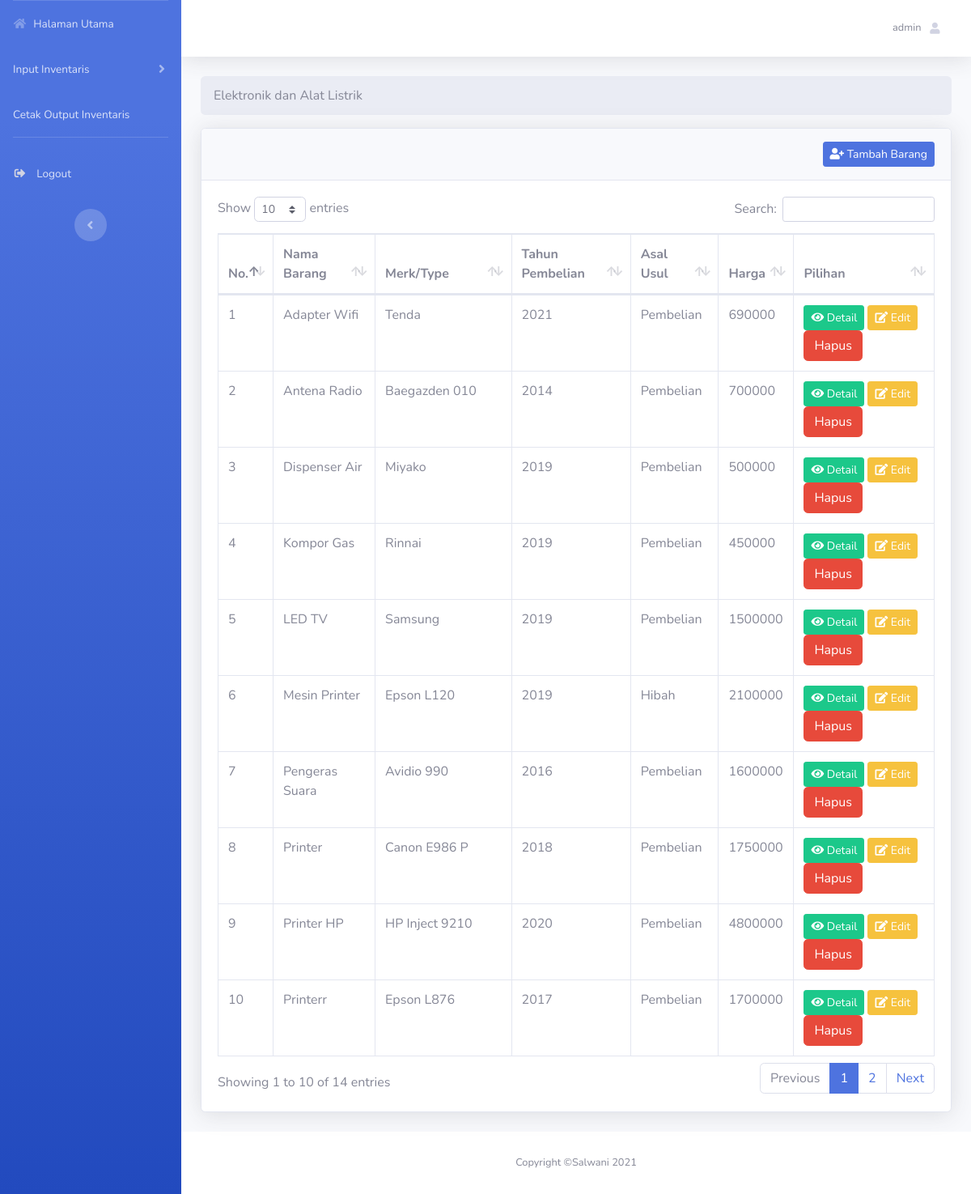
The app's page /kategori2.php (signed in) with its own data.
### tables this page shows
CREATE TABLE `user` (
  `id_user` int(11) NOT NULL,
  `username` varchar(50) NOT NULL,
  `password` varchar(255) NOT NULL
);

CREATE TABLE `kategori2` (
  `kodebarang` varchar(19) NOT NULL,
  `namabarang` varchar(50) NOT NULL,
  `jenisbarang` varchar(225) NOT NULL,
  `noregister` varchar(100) NOT NULL,
  `merktype` varchar(90) NOT NULL,
  `tahunpembelian` varchar(8) NOT NULL,
  `asalusul` varchar(50) NOT NULL,
  `harga` varchar(50) NOT NULL,
  `kondisi` enum('Baik','Kurang Baik','Rusak') NOT NULL,
  `keterangan` varchar(50) NOT NULL,
  `foto_pegawai` varchar(225) NOT NULL
);

### _config/config.php (called while the page is built, shortened)
<?php
    $host = 'localhost';
    $user = 'root';
    $pass = '';
    $db = 'inv';
    $koneksi = mysqli_connect($host,$user,$pass,$db);
    function asset($url = null)
    {
        $asset_url = "http://localhost/inven";
        if ($url != null) {
            return $asset_url.'/'.$url;
        }else{
            return $asset_url;
        }
    }
    function base_url($url=null){
        $baseurl = "http://localhost/inven";
        if ($url != null) {
            return $baseurl.'/'.$url.'.php';
        } else{
            return $baseurl;
        }
    }
    function query($query){
        global $koneksi;
        $result = mysqli_query($koneksi, $query);
        $rows = [];
        while ($row = mysqli_fetch_assoc($result)) {
            $rows[]=$row;
        }
        return $rows;
    }

### kategori2.php (the view, shortened to what this page needs)
<?php
    $addstyles = '_assets/vendor/datatables/dataTables.bootstrap4.min.css';
    require_once "_template/_header.php";
?>
<nav aria-label="breadcrumb">
    <ol class="breadcrumb">
      <li class="breadcrumb-item active" aria-current="page">Elektronik dan Alat Listrik</li>
    </ol>
</nav>
<div class="card shadow mb-4">
    <div class="card-header py-3">
        <a href="<?= base_url('tambahbarang2') ?>" class="btn btn-primary btn-sm float-right"><i class="fas fa-user-plus"></i> Tambah Barang</a>
    </div>
    <div class="card-body">
        <div class="table-responsive">
        <table class="table table-bordered" id="dataTable" width="100%" cellspacing="0">
            <thead>
            <tr>
                <th>No.</th>
                <th>Nama Barang</th>
                <th>Merk/Type</th>
                <th>Tahun Pembelian</th>
                <th>Asal Usul</th>
                <th>Harga</th>
                <th>Pilihan</th>
            </tr>
            </thead>
            <tbody>
                <?php
                    $no = 1;
                    $data_p = query("SELECT * FROM kategori2 GROUP BY namabarang asc");
                    foreach ($data_p as $p) : ?>
                        <tr>
                            <td><?= $no++; ?></td>
                            <td><?= ucwords($p['namabarang']) ?></td>
                            <td><?= $p['merktype'] ?></td>
                            <td><?= $p['tahunpembelian'] ?></td>
                            <td><?= $p['asalusul'] ?></td>
                            <td><?= strtoupper($p['harga']) ?></td>
                            <td>
                                <a href="<?= base_url('detailbarang2') ?>?id=<?= $p['kodebarang'] ?>" class="btn btn-success btn-sm"><i class="fas fa-eye"></i> Detail</a>
                                <a href="<?= base_url('editbarang2') ?>?id=<?= $p['kodebarang'] ?>" class="btn btn-warning btn-sm"><i class="fas fa-edit"></i> Edit</a>
								<button data-toggle="modal" data-target="#del<?=$p['kodebarang']?>" class="btn btn-danger">Hapus</button></td>
                        </tr>
                <?php endforeach; ?>
            </tbody>
        </table>
        </div>
    </div>
</div>
<?php
    require_once "_template/_footer.php";
?>

### _template/_header.php (shortened to what this page needs)
<?php
  if (isset($sub)) {
    require_once $sub."_config/config.php";
  }else{
    require_once "_config/config.php";
  }
  $id = $_SESSION['id_user'];
  $user = query("SELECT * FROM user WHERE id_user='$id'");
?>
<!DOCTYPE html>
<html lang="en">
<head>
  <link href="<?= asset('_assets/vendor/fontawesome-free/css/all.min.css') ?>" rel="stylesheet" type="text/css">
  <link href="<?= asset('_assets/css/sb-admin-2.min.css') ?>" rel="stylesheet">
  <?php
  if (isset($addstyles)) {
    if ($addstyles != null) {
      echo '<link href="'. asset($addstyles) .'" rel="stylesheet">';
    }
  }
  ?>
</head>
<body id="page-top">
  <div id="wrapper">
    <ul class="navbar-nav bg-gradient-primary sidebar sidebar-dark accordion" id="accordionSidebar">
      <li class="nav-item <?= isset($dashboard) == 'dashboard' ? 'active' : null ?> ">
        <a class="nav-link" href="<?= base_url() ?>">
          <i class="fas fa-fw fa-home"></i>
          <span>Halaman Utama</span></a>
      </li>
	  <li class="nav-item <?= isset($pegawai) == 'pegawai' ? 'active' : null ?>">
        <a class="nav-link collapsed" href="#" data-toggle="collapse" data-target="#collapseTwo" aria-expanded="true" aria-controls="collapseTwo">
          <span>Input Inventaris</span>
        </a>
      </li>
      <li class="nav-item <?= isset($pegawai) == 'output' ? 'active' : null ?>">
        <a class="nav-link" href="<?= base_url('output') ?>">
          <span>Cetak Output Inventaris</span></a>
      </li>
      <hr class="sidebar-divider d-none d-md-block">
      <li class="nav-item mb-3">
        <a class="nav-link" href="#" data-toggle="modal" data-target="#logoutModal">
          <i class="fas fa-sign-out-alt fa-sm fa-fw mr-2 text-gray-400"></i>
          <span>Logout</span></a>
      </li>
      <div class="text-center d-none d-md-inline">
        <button class="rounded-circle border-0" id="sidebarToggle"></button>
      </div>
    </ul>
    <div id="content-wrapper" class="d-flex flex-column">
      <div id="content">
        <nav class="navbar navbar-expand navbar-light bg-white topbar mb-4 static-top shadow">
          <ul class="navbar-nav ml-auto">
            <li class="nav-item dropdown no-arrow">
              <a class="nav-link dropdown-toggle" href="#" id="userDropdown" role="button" data-toggle="dropdown" aria-haspopup="true" aria-expanded="false">
                <span class="mr-2 d-none d-lg-inline text-gray-600 small"><?= $user[0]['username'] ?></span>
                <i class="fas fa-user fa-sm fa-fw mr-2 text-gray-400"></i>
              </a>
            </li>
          </ul>
        </nav>
        <div class="container-fluid">

### records on screen
user: username "admin"
kategori2: namabarang "Adapter Wifi", merktype "Tenda", tahunpembelian "2021", asalusul "Pembelian", harga "690000"
kategori2: namabarang "Antena Radio", merktype "Baegazden 010", tahunpembelian "2014", asalusul "Pembelian", harga "700000"
kategori2: namabarang "Dispenser Air", merktype "Miyako", tahunpembelian "2019", asalusul "Pembelian", harga "500000"
kategori2: namabarang "Kompor Gas", merktype "Rinnai", tahunpembelian "2019", asalusul "Pembelian", harga "450000"
kategori2: namabarang "LED TV", merktype "Samsung", tahunpembelian "2019", asalusul "Pembelian", harga "1500000"
kategori2: namabarang "Mesin Printer", merktype "Epson L120", tahunpembelian "2019", asalusul "Hibah", harga "2100000"
kategori2: namabarang "Pengeras Suara", merktype "Avidio 990", tahunpembelian "2016", asalusul "Pembelian", harga "1600000"
kategori2: namabarang "Printer", merktype "Canon E986 P", tahunpembelian "2018", asalusul "Pembelian", harga "1750000"
kategori2: namabarang "Printer HP", merktype "HP Inject 9210", tahunpembelian "2020", asalusul "Pembelian", harga "4800000"
kategori2: namabarang "Printerr", merktype "Epson L876", tahunpembelian "2017", asalusul "Pembelian", harga "1700000"
